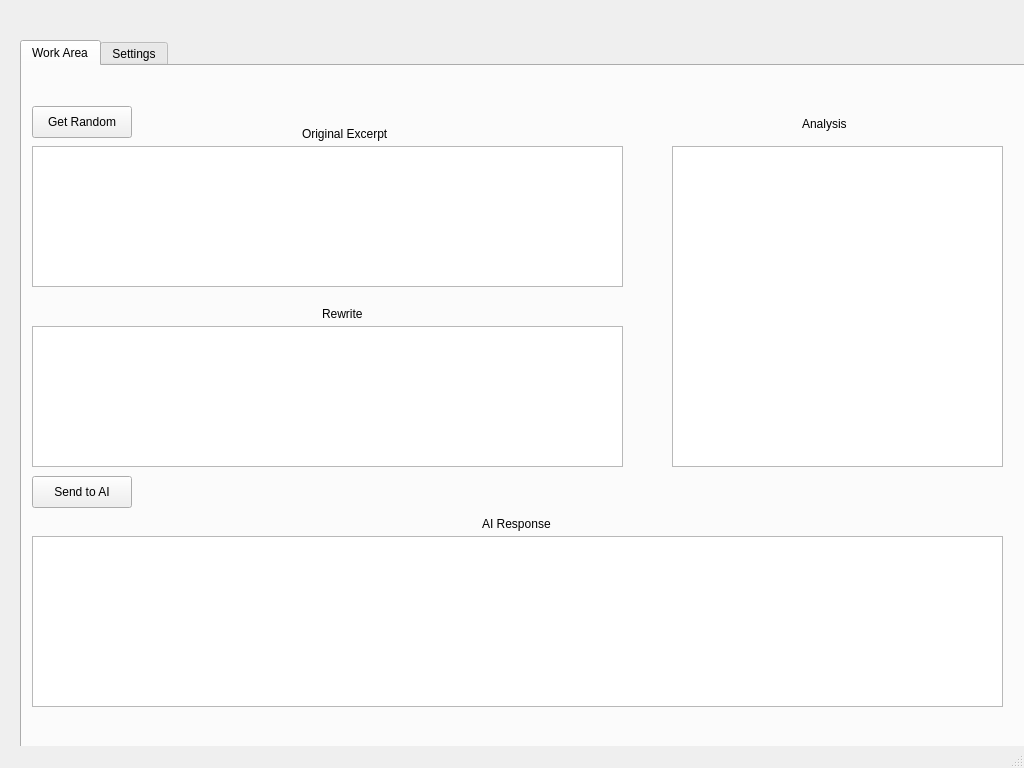
<?xml version="1.0" encoding="UTF-8"?>
<ui version="4.0">
 <class>MainWindow</class>
 <widget class="QMainWindow" name="MainWindow">
  <property name="geometry">
   <rect>
    <x>0</x>
    <y>0</y>
    <width>1024</width>
    <height>768</height>
   </rect>
  </property>
  <property name="windowTitle">
   <string>MainWindow</string>
  </property>
  <widget class="QWidget" name="centralwidget">
   <widget class="QTabWidget" name="Tabs">
    <property name="geometry">
     <rect>
      <x>20</x>
      <y>40</y>
      <width>1021</width>
      <height>721</height>
     </rect>
    </property>
    <property name="currentIndex">
     <number>0</number>
    </property>
    <widget class="QWidget" name="WorkArea">
     <attribute name="title">
      <string>Work Area</string>
     </attribute>
     <widget class="QTextEdit" name="Excerpts">
      <property name="geometry">
       <rect>
        <x>10</x>
        <y>80</y>
        <width>591</width>
        <height>141</height>
       </rect>
      </property>
     </widget>
     <widget class="QTextEdit" name="Rewrites">
      <property name="geometry">
       <rect>
        <x>10</x>
        <y>260</y>
        <width>591</width>
        <height>141</height>
       </rect>
      </property>
     </widget>
     <widget class="QTextEdit" name="analysis">
      <property name="geometry">
       <rect>
        <x>650</x>
        <y>80</y>
        <width>331</width>
        <height>321</height>
       </rect>
      </property>
     </widget>
     <widget class="QPushButton" name="sendopenai">
      <property name="geometry">
       <rect>
        <x>10</x>
        <y>410</y>
        <width>100</width>
        <height>32</height>
       </rect>
      </property>
      <property name="text">
       <string>Send to AI</string>
      </property>
     </widget>
     <widget class="QTextEdit" name="airesponse">
      <property name="geometry">
       <rect>
        <x>10</x>
        <y>470</y>
        <width>971</width>
        <height>171</height>
       </rect>
      </property>
     </widget>
     <widget class="QLabel" name="label_excerpt">
      <property name="geometry">
       <rect>
        <x>280</x>
        <y>60</y>
        <width>101</width>
        <height>16</height>
       </rect>
      </property>
      <property name="text">
       <string>Original Excerpt</string>
      </property>
     </widget>
     <widget class="QLabel" name="label_rewrite">
      <property name="geometry">
       <rect>
        <x>300</x>
        <y>240</y>
        <width>58</width>
        <height>16</height>
       </rect>
      </property>
      <property name="text">
       <string>Rewrite</string>
      </property>
     </widget>
     <widget class="QLabel" name="label_analysis">
      <property name="geometry">
       <rect>
        <x>780</x>
        <y>50</y>
        <width>58</width>
        <height>16</height>
       </rect>
      </property>
      <property name="text">
       <string>Analysis</string>
      </property>
     </widget>
     <widget class="QLabel" name="label_airesponse">
      <property name="geometry">
       <rect>
        <x>460</x>
        <y>450</y>
        <width>81</width>
        <height>16</height>
       </rect>
      </property>
      <property name="text">
       <string>AI Response</string>
      </property>
     </widget>
     <widget class="QPushButton" name="pushButton_random">
      <property name="geometry">
       <rect>
        <x>10</x>
        <y>40</y>
        <width>100</width>
        <height>32</height>
       </rect>
      </property>
      <property name="text">
       <string>Get Random</string>
      </property>
     </widget>
    </widget>
    <widget class="QWidget" name="Settings">
     <attribute name="title">
      <string>Settings</string>
     </attribute>
     <widget class="QPlainTextEdit" name="apifield">
      <property name="geometry">
       <rect>
        <x>30</x>
        <y>50</y>
        <width>421</width>
        <height>31</height>
       </rect>
      </property>
     </widget>
     <widget class="QPushButton" name="apisave">
      <property name="geometry">
       <rect>
        <x>30</x>
        <y>100</y>
        <width>100</width>
        <height>32</height>
       </rect>
      </property>
      <property name="text">
       <string>Save API</string>
      </property>
     </widget>
     <widget class="QComboBox" name="comboBox_prompt">
      <property name="geometry">
       <rect>
        <x>40</x>
        <y>220</y>
        <width>103</width>
        <height>32</height>
       </rect>
      </property>
     </widget>
    </widget>
   </widget>
  </widget>
  <widget class="QMenuBar" name="menubar">
   <property name="geometry">
    <rect>
     <x>0</x>
     <y>0</y>
     <width>1024</width>
     <height>24</height>
    </rect>
   </property>
  </widget>
  <widget class="QStatusBar" name="statusbar"/>
 </widget>
 <resources/>
 <connections/>
</ui>
